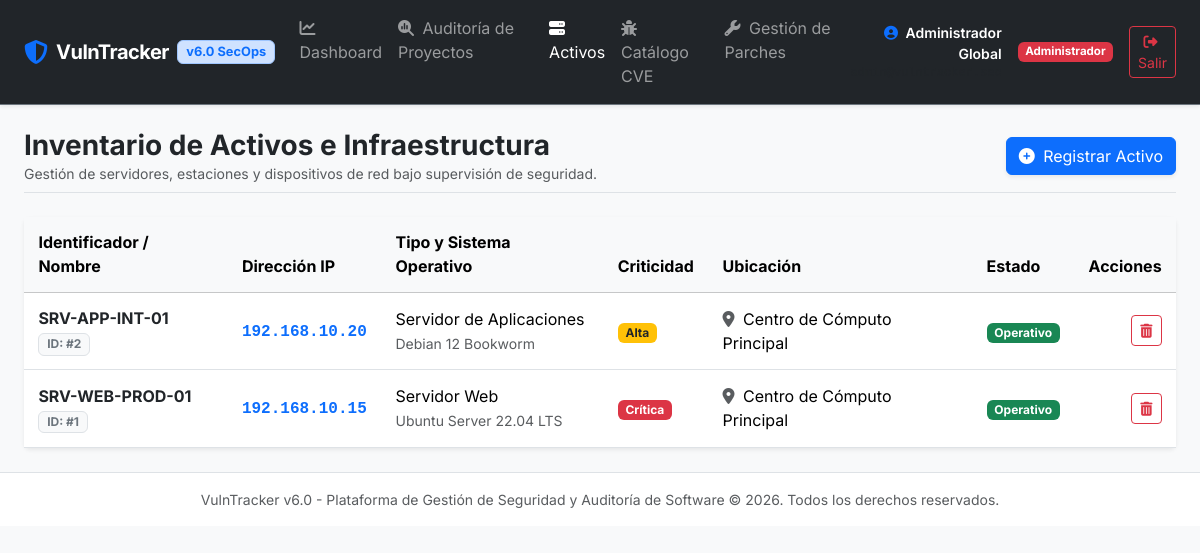
Page /activos (signed in) on the committed database.
### tables this page shows
CREATE TABLE activos (
        id INTEGER PRIMARY KEY AUTOINCREMENT,
        nombre TEXT NOT NULL,
        ip TEXT NOT NULL,
        tipo TEXT NOT NULL,
        sistema_operativo TEXT NOT NULL,
        criticidad TEXT NOT NULL CHECK(criticidad IN ('Baja', 'Media', 'Alta', 'Crítica')),
        ubicacion TEXT NOT NULL,
        estado TEXT NOT NULL DEFAULT 'Operativo' CHECK(estado IN ('Operativo', 'Mantenimiento', 'Fuera de Línea'))
    );

### app.py (the view, shortened to what this page needs)
@app.route('/activos', methods=['GET', 'POST'])
@login_required
def activos():
    db = get_db()
    activos_list = db.execute('SELECT * FROM activos ORDER BY id DESC').fetchall()
    return render_template('activos.html', activos=activos_list)

### app.py (called while the page is built)
def get_db():
    if 'db' not in g:
        if DATABASE_URL:
            import psycopg2
            url = DATABASE_URL
            if url.startswith("postgres://"):
                url = url.replace("postgres://", "postgresql://", 1)
            conn = psycopg2.connect(url)
            g.db = DBWrapper(conn, is_pg=True)
        else:
            conn = sqlite3.connect(DB_FILE)
            conn.row_factory = sqlite3.Row
            g.db = DBWrapper(conn, is_pg=False)
    return g.db

def login_required(f):
    @wraps(f)
    def decorated_function(*args, **kwargs):
        if 'user_id' not in session:
            flash('Por favor inicie sesión para acceder al sistema.', 'warning')
            return redirect(url_for('login'))
        return f(*args, **kwargs)
    return decorated_function

    def execute(self, sql, params=()):
        if self.is_pg:
            import psycopg2.extras
            cursor = self.conn.cursor(cursor_factory=psycopg2.extras.DictCursor)
            converted_sql = self._convert_sql(sql)
            cursor.execute(converted_sql, params)
            return cursor
        else:
            cursor = self.conn.cursor()
            cursor.execute(sql, params)
            return cursor

    def close(self):
        self.conn.close()

### templates/activos.html (shortened to what this page needs)
{% extends "base.html" %}
{% block content %}
<div class="d-flex justify-content-between align-items-center mb-4 pb-2 border-bottom">
    <div>
        <h2 class="h3 fw-bold text-dark mb-0">Inventario de Activos e Infraestructura</h2>
        <p class="text-muted small mb-0">Gestión de servidores, estaciones y dispositivos de red bajo supervisión de seguridad.</p>
    </div>
    <button class="btn btn-primary shadow-sm" data-bs-toggle="modal" data-bs-target="#modalNuevoActivo">
        <i class="fa-solid fa-plus-circle me-1"></i> Registrar Activo
    </button>
</div>
<div class="card shadow-sm border-0">
    <div class="card-body p-0">
        <div class="table-responsive">
            <table class="table table-hover align-middle mb-0">
                <thead class="table-light">
                    <tr>
                        <th>Identificador / Nombre</th>
                        <th>Dirección IP</th>
                        <th>Tipo y Sistema Operativo</th>
                        <th>Criticidad</th>
                        <th>Ubicación</th>
                        <th>Estado</th>
                        <th class="text-end">Acciones</th>
                    </tr>
                </thead>
                <tbody>
                    {% for a in activos %}
                    <tr>
                        <td>
                            <div class="fw-bold text-dark">{{ a.nombre }}</div>
                            <span class="badge bg-light text-secondary border">ID: #{{ a.id }}</span>
                        </td>
                        <td>
                            <span class="font-monospace text-primary fw-semibold">{{ a.ip }}</span>
                        </td>
                        <td>
                            <div>{{ a.tipo }}</div>
                            <small class="text-muted">{{ a.sistema_operativo }}</small>
                        </td>
                        <td>
                            <span class="badge {% if a.criticidad == 'Crítica' %}bg-danger{% elif a.criticidad == 'Alta' %}bg-warning text-dark{% elif a.criticidad == 'Media' %}bg-info text-dark{% else %}bg-secondary{% endif %}">
                                {{ a.criticidad }}
                            </span>
                        </td>
                        <td>
                            <i class="fa-solid fa-location-dot text-muted me-1"></i> {{ a.ubicacion }}
                        </td>
                        <td>
                            <span class="badge {% if a.estado == 'Operativo' %}bg-success{% elif a.estado == 'Mantenimiento' %}bg-warning text-dark{% else %}bg-danger{% endif %}">
                                {{ a.estado }}
                            </span>
                        </td>
                        <td class="text-end">
                            <form action="{{ url_for('eliminar_activo', activo_id=a.id) }}" method="POST" class="d-inline" onsubmit="return confirm('¿Está seguro de eliminar este activo tecnológico?');">
                                <button type="submit" class="btn btn-sm btn-outline-danger" title="Eliminar activo">
                                    <i class="fa-solid fa-trash-can"></i>
                                </button>
                            </form>
                        </td>
                    </tr>
                    {% else %}
                    <tr>
                        <td colspan="7" class="text-center py-4 text-muted">No existen activos registrados en la infraestructura.</td>
                    </tr>
                    {% endfor %}
                </tbody>
            </table>
        </div>
    </div>
</div>
{% endblock %}

### templates/base.html (shortened to what this page needs)
<!DOCTYPE html>
<html lang="es">
<head>
    <link href="https://cdn.jsdelivr.net/npm/bootstrap@5.3.2/dist/css/bootstrap.min.css" rel="stylesheet">
    <link rel="stylesheet" href="https://cdnjs.cloudflare.com/ajax/libs/font-awesome/6.4.2/css/all.min.css">
    <link rel="stylesheet" href="{{ url_for('static', filename='css/style.css') }}">
</head>
<body class="bg-light">
    {% if session.get('user_id') %}
    <nav class="navbar navbar-expand-lg navbar-dark bg-dark sticky-top shadow-sm border-bottom border-secondary">
        <div class="container-fluid px-4">
            <a class="navbar-brand d-flex align-items-center fw-bold" href="{{ url_for('dashboard') }}">
                <i class="fa-solid fa-shield-halved text-primary me-2 fs-4"></i>
                <span class="tracking-tight">VulnTracker</span>
                <span class="badge bg-primary-subtle text-primary ms-2 fs-7 border border-primary-subtle">v6.0 SecOps</span>
            </a>
            <div class="collapse navbar-collapse" id="navbarMain">
                <ul class="navbar-nav me-auto mb-2 mb-lg-0">
                    <li class="nav-item">
                        <a class="nav-link {% if request.endpoint == 'dashboard' %}active{% endif %}" href="{{ url_for('dashboard') }}">
                            <i class="fa-solid fa-chart-line me-1"></i> Dashboard
                        </a>
                    </li>
                    <li class="nav-item">
                        <a class="nav-link {% if request.endpoint in ['auditorias', 'auditoria_detalle'] %}active fw-semibold text-warning{% endif %}" href="{{ url_for('auditorias') }}">
                            <i class="fa-solid fa-magnifying-glass-chart me-1"></i> Auditoría de Proyectos
                        </a>
                    </li>
                    <li class="nav-item">
                        <a class="nav-link {% if request.endpoint == 'activos' %}active{% endif %}" href="{{ url_for('activos') }}">
                            <i class="fa-solid fa-server me-1"></i> Activos
                        </a>
                    </li>
                    <li class="nav-item">
                        <a class="nav-link {% if request.endpoint == 'vulnerabilidades' %}active{% endif %}" href="{{ url_for('vulnerabilidades') }}">
                            <i class="fa-solid fa-bug me-1"></i> Catálogo CVE
                        </a>
                    </li>
                    <li class="nav-item">
                        <a class="nav-link {% if request.endpoint == 'parches' %}active{% endif %}" href="{{ url_for('parches') }}">
                            <i class="fa-solid fa-wrench me-1"></i> Gestión de Parches
                        </a>
                    </li>
                </ul>
                <div class="d-flex align-items-center text-white">
                    <div class="me-3 text-end d-none d-sm-block">
                        <div class="fw-semibold small"><i class="fa-solid fa-user-circle me-1 text-primary"></i> {{ session.get('nombre') }}</div>
                        <div class="text-muted text-xs font-monospace" style="font-size: 0.75rem;">{{ session.get('email') }}</div>
                    </div>
                    <span class="badge {% if session.get('rol') == 'Administrador' %}bg-danger{% elif session.get('rol') == 'Técnico' %}bg-warning text-dark{% else %}bg-info text-dark{% endif %} me-3 fs-8">
                        {{ session.get('rol') }}
                    </span>
                    <a href="{{ url_for('logout') }}" class="btn btn-outline-danger btn-sm">
                        <i class="fa-solid fa-right-from-bracket me-1"></i> Salir
                    </a>
                </div>
            </div>
        </div>
    </nav>
    {% endif %}
    <main class="container-fluid px-4 py-4">
        {% block content %}{% endblock %}
    </main>
    <footer class="footer mt-auto py-3 bg-white border-top text-center text-muted small">
        <div class="container">
            <span>VulnTracker v6.0 - Plataforma de Gestión de Seguridad y Auditoría de Software &copy; 2026. Todos los derechos reservados.</span>
        </div>
    </footer>
</body>
</html>

### static/css/style.css (style rules this page uses)
:root { --vt-font-sans: 'Inter', -apple-system, BlinkMacSystemFont, "Segoe UI", Roboto, sans-serif; }
body { font-family: var(--vt-font-sans); color: #2b3035; background-color: #f4f6f9; }
.navbar-brand .tracking-tight { letter-spacing: -0.5px; }
.fs-7 { font-size: 0.8rem; }
.fs-8 { font-size: 0.72rem; }
.card { transition: transform 0.15s ease-in-out, box-shadow 0.15s ease-in-out; }
.table > :not(caption) > * > * { padding: 0.85rem 0.9rem; }

### rows in the picture
activos: nombre "SRV-APP-INT-01", id "2", ip "192.168.10.20", tipo "Servidor de Aplicaciones", sistema_operativo "Debian 12 Bookworm", criticidad "Alta", ubicacion "Centro de Cómputo Principal", estado "Operativo"
activos: nombre "SRV-WEB-PROD-01", id "1", ip "192.168.10.15", tipo "Servidor Web", sistema_operativo "Ubuntu Server 22.04 LTS", criticidad "Crítica", ubicacion "Centro de Cómputo Principal", estado "Operativo"

### other values in the picture
{{ session.get('nombre') }} "Administrador Global"
{{ session.get('rol') }} "Administrador"
